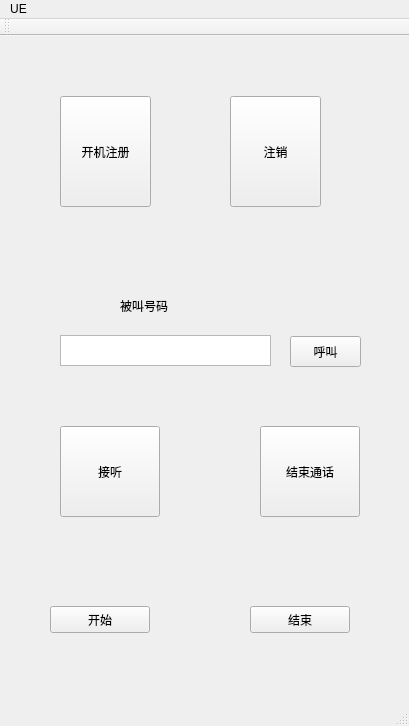
<?xml version="1.0" encoding="UTF-8"?>
<ui version="4.0">
 <class>MainWindow</class>
 <widget class="QMainWindow" name="MainWindow">
  <property name="geometry">
   <rect>
    <x>0</x>
    <y>0</y>
    <width>409</width>
    <height>726</height>
   </rect>
  </property>
  <property name="windowTitle">
   <string>MainWindow</string>
  </property>
  <widget class="QWidget" name="centralWidget">
   <widget class="QPushButton" name="start">
    <property name="geometry">
     <rect>
      <x>60</x>
      <y>60</y>
      <width>91</width>
      <height>111</height>
     </rect>
    </property>
    <property name="text">
     <string>开机注册</string>
    </property>
   </widget>
   <widget class="QPushButton" name="call">
    <property name="geometry">
     <rect>
      <x>290</x>
      <y>300</y>
      <width>71</width>
      <height>31</height>
     </rect>
    </property>
    <property name="text">
     <string>呼叫</string>
    </property>
   </widget>
   <widget class="QPushButton" name="disconnect">
    <property name="geometry">
     <rect>
      <x>260</x>
      <y>390</y>
      <width>100</width>
      <height>91</height>
     </rect>
    </property>
    <property name="text">
     <string>结束通话</string>
    </property>
   </widget>
   <widget class="QPushButton" name="connect">
    <property name="geometry">
     <rect>
      <x>60</x>
      <y>390</y>
      <width>100</width>
      <height>91</height>
     </rect>
    </property>
    <property name="text">
     <string>接听</string>
    </property>
   </widget>
   <widget class="QTextEdit" name="textEdit">
    <property name="geometry">
     <rect>
      <x>60</x>
      <y>299</y>
      <width>211</width>
      <height>31</height>
     </rect>
    </property>
   </widget>
   <widget class="QLabel" name="label">
    <property name="geometry">
     <rect>
      <x>120</x>
      <y>260</y>
      <width>79</width>
      <height>19</height>
     </rect>
    </property>
    <property name="text">
     <string>被叫号码</string>
    </property>
   </widget>
   <widget class="QPushButton" name="pushButton">
    <property name="geometry">
     <rect>
      <x>50</x>
      <y>570</y>
      <width>100</width>
      <height>27</height>
     </rect>
    </property>
    <property name="text">
     <string>开始</string>
    </property>
   </widget>
   <widget class="QPushButton" name="pushButton_2">
    <property name="geometry">
     <rect>
      <x>250</x>
      <y>570</y>
      <width>100</width>
      <height>27</height>
     </rect>
    </property>
    <property name="text">
     <string>结束</string>
    </property>
   </widget>
   <widget class="QPushButton" name="DeReigster">
    <property name="geometry">
     <rect>
      <x>230</x>
      <y>60</y>
      <width>91</width>
      <height>111</height>
     </rect>
    </property>
    <property name="text">
     <string>注销</string>
    </property>
   </widget>
  </widget>
  <widget class="QMenuBar" name="menuBar">
   <property name="geometry">
    <rect>
     <x>0</x>
     <y>0</y>
     <width>409</width>
     <height>15</height>
    </rect>
   </property>
   <widget class="QMenu" name="menuUE">
    <property name="title">
     <string>UE</string>
    </property>
   </widget>
   <addaction name="menuUE"/>
  </widget>
  <widget class="QToolBar" name="mainToolBar">
   <attribute name="toolBarArea">
    <enum>TopToolBarArea</enum>
   </attribute>
   <attribute name="toolBarBreak">
    <bool>false</bool>
   </attribute>
  </widget>
  <widget class="QStatusBar" name="statusBar"/>
 </widget>
 <layoutdefault spacing="6" margin="11"/>
 <resources/>
 <connections/>
</ui>
